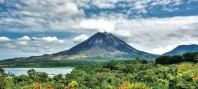
#> input picture arenal.jpg, 198 x 89 px
$ jupyter execute --allow-errors 'P4 (4).ipynb'
#> lines starting #> are read from the running program, lines starting #| are printed output that depends on the picture
---

## Universidad de Costa Rica
### Escuela de Ingeniería Eléctrica
#### IE0405 - Modelos Probabilísticos de Señales y Sistemas

Segundo semestre del 2020

---

* Estudiante: **Jeremy Caldwell Chacón**
* Carné: **B61330**
* Grupo: **1/2**

---
# `P4` - *Modulación digital IQ*

> La modulación digital es una de las aplicaciones directas del análisis de procesos estocásticos, presente en los sistemas digitales de comunicación. Este proyecto presenta una introdución a tópicos fundamentales de la ingeniería de comunicaciones para simular un sistema de transmisión de imágenes de baja resolución.

---
* Elaboración de nota teórica y demostración: **Jeaustin Sirias Chacón**, como parte de IE0499 - Proyecto Eléctrico: *Estudio y simulación de aplicaciones de la teoría de probabilidad en la ingeniería eléctrica*.
* Revisión: **Fabián Abarca Calderón**

<span id="Chapter1"></span>

## 1. - Una introducción a los sistemas de comunicaciones

Los sistemas de comunicación digitales están presentes en la vida diaria de personas alrededor de todo el globo terrestre (y fuera de él).

La ingeniería de comunicaciones es la rama de la ciencia y la tecnología que busca establecer sistemas de transmisión de información entre emisores y receptores separados espacial o temporalmente.

El modelo más generalizado de un sistema de comunicaciones incluye una fuente de información, un transmisor que codifica la información, un esquema de modulación que adapta la señal al medio, un canal de transmisión, un receptor que decodifica la información y un destino.

Un sistema de comunicaciones completo implica etapas altamente complejas y detalladas, tales como la multiplexación de múltiples usuarios, compresión de la información, así como corrección de datos erróneos. En esta actividad se estudiará solamente **los esquemas de modulación digital y el canal ruidoso**, que corresponde a dos de las etapas más relevantes.

### 1.1. - La modulación digital

Supóngase, por ejemplo, la tramisión inalámbrica de una imagen a largas distancias, ¿cómo es posible enviar sus pixeles (que se asumen como "algo digital") de un punto a otro, a través de un medio físico que es esencialmente "analógico"?

La *modulación* en ingeniería de comunicaciones consiste en depositar la información de una **señal moduladora** (fuente de información) en una **señal portadora** que, en general, está a una frecuencia mucho mayor. En el caso específico de la modulación *digital*, la fuente de información es, precisamente, *digital* (discreta en el tiempo y la amplitud).

La modulación sirve dos propósitos importantes:

* La señal portadora está "adaptada al medio" por el que se va a transmitir o a las tecnologías que se utilizan para ello. Por ejemplo: una señal de audio, en sus frecuencias originales, no puede ser transmitida eficientemente con antenas pequeñas y portables.
* Como la señal portadora puede modificarse a conveniencia, es posible crear esquemas de "acceso al medio" para múltiples usuarios. Por ejemplo: la modulación FM (*frequency modulation*) utiliza distintas franjas del espectro radioeléctrico para acomodar distintas emisiones ("radioemisoras").

La modulación digital presenta ventajas adicionales:

* Un esquema de modulación con técnicas de codificación apropiadas es capaz de reconstruir señales distorsionadas.
* El flujo de información (bits por unidad de tiempo) es adaptativo, según las condiciones del canal.

### 1.2. - La demodulación

Si una señal ha atravesado un canal físico y se encuentra en el receptor: *¿cómo pueden los bits ser reconstruidos nuevamente a partir de la señal modulada $s(t)$ que fue recibida?*, *¿qué ocurrirá si esta señal fue distorsionada por cierto ruido durante su travesía por el medio de transmisión?* Estas son preguntas claves para el diseño de sistema de comunicación.

Algunas de las técnicas de procesamiento de señales para extraer la información de la señal son:

* Demodulación por **detección de envolvente**
* Demodulación por **detección de energía**
* Demodulación por **mínima distancia euclidiana**
* Demodulación por **detección de lazo de seguimiento de fase**
* Demodulación por **detección de fuerza en recepción**

### 1.3. - Sobre canales ruidosos

* El ruido en un medio de transmisión generalmente obedece a variables físicas de comportamiento aleatorio. Por ejemplo: los fenómenos atmosféricos, las vibraciones, la interferencia entre señales y la temperatura.

En particular, los sistemas eléctricos y electrónicos son comúnmente afectados por el denominado **ruido aditivo blanco gaussiano** (AWGN, por las siglas en inglés de *Additive White Gaussian Noise*).

* Es **aditivo** porque la perturbación se "adhiere" a la señal viajera $s(t)$ al atravesar un determinado canal. De forma genérica, la señal resultante es la original más ruido, es decir, $\hat{s}(t) = s(t) + n(t)$.
* Es **blanco** porque tiene una [densidad espectral de potencia](https://es.wikipedia.org/wiki/Densidad_espectral) aproximadamente constante dentro del ancho de banda de interés (¿por qué entonces "blanco"?, podrían preguntarse ustedes)
* Es **gaussiano** porque la función de densidad probabilística (PDF) de la **amplitud** del ruido es precisamente una distribución normal, cuyas características han sido estudiadas anteriormente.

### 1.4 -  La relación señal-a-ruido *SNR*

La relación señal-a-ruido (SNR, por las siglas en inglés de *Signal-to-Noise Ratio*) es una medida de la proporción entre la potencia $P_s$ de una señal $s(t)$ y la potencia $P_n$ del ruido $n(t)$ que la corrompe. Su magnitud suele ser especificada en decibel (dB). Un **SNR** alto indica que la presencia de una señal es más fuerte que la presencia del ruido, mientras que un **SNR** bajo indica lo contrario. Por ejemplo: el audio de un disco de vinilo tiene un SNR de unos 60 dB mientras que un disco compacto tiene 90 dB.

Su relación se expresa de la siguiente manera:

$$
\mathrm{SNR}_{\mathrm{dB}} = 10\log(\mathrm{SNR}) = 10\log\left ( \frac{P_s}{P_n} \right )
$$

Dado lo anterior, 60 dB implica una señal un millón de veces más potente que el ruido, y 90 dB mil millones de veces más grande. Hay que notar en el caso del audio, sin embargo, que la percepción humana de la audición no es lineal, y por eso se prefiere una medida logarítmica como el dB.

### 1.5 - Tasa de error binario *BER*

La tasa de error de bit (BER, de las siglas del inglés *Bit Error Rate*) es una medida del error $p(\epsilon)$ que contiene un medio de transmisión no ideal (ruidoso). Según la definición estadística de la probabilidad, la probabilidad de ocurrencia de un suceso es la razón de los casos favorables entre los casos posibles:

$$
p(\epsilon) = \frac{\text{bits fallidos}}{\text{bit totales}}
$$

---
## 2. - Conceptos básicos del procesamiento de imágenes

### 2.1 - Los píxeles

Una imagen digital es un conjunto de pixeles (unidad mínima de color) en un plano. La sinergia de sus colores permite visualizar una imagen con sentido para el ojo humano.

### 2.2 - El modelo de colores RGB

El modelo RGB (por las siglas en inglés de *Red, Green, Blue*) es el esquema de colores digitales más tradicional. Es "aditivo" en el sentido de que los colores se forman por la combinación de los componentes R, G, y B. Algunos ejemplos son:

| Color             |                       Tripleta RGB                         |
|-----------------------|----------------------------------------------------------------|
| </img>                  |          `(255, 0, 0)`         |
| </img> |          `(0, 0, 255)`         |
| </img> |          `(0, 0, 255)`         |
| </img>                  |          `(0, 0, 0)`         |
| </img>                  |          `(0, 0, 128)`         |

A cada color se le denomina **canal**, de forma que un pixel RGB tiene tres canales. El modelo RGB es un esquema de colores discreto: cada canal tiene un rango de libertad entre 0 y 255, es decir, 256 tonos posibles por canal. La cantidad de memoria necesaria para almacenar un canal es de 8 bits, lo que significa que un pixel RGB tiene 8 $\times$ 3 = 24 bits. De aquí viene el comentario "*este televisor tiene 16 millones de colores, las imágenes se verán buenísimas*", donde, por la regla de la multiplicación:

$$
256 \times 256 \times 256 = 2^{24} = 16\>777\>216 \> \text{combinaciones de colores}
$$

### 2.3 - El formato de compresión de imágenes *JPG*

Las imágenes digitales con formato JPG poseen un modelo de colores **RGB** y se trata de un "formato con compresión", en el que la imagen ha sido sometida a un proceso de reducción de información redundante para "aligerar" su peso en memoria.

Por ejemplo, la imagen mostrada anteriormente es de 198 $\times$ 89 pixeles, lo que implicaría un tamaño total de 198 $\times$ 89 $\times$ 24 bit / 8 = 52,87 kB, sin embargo el tamaño de la compresión es de 8,58 kB. El nivel de compresión depende de cada imagen, pero alcanza típicamente la relación 10:1.

## 3. - Simulando un sistema de comunicaciones

Para utilizar los conocimientos adquiridos, se procederá a simular un **sistema de comunicaciones para la transmisión de imágenes de baja resolución**.

El objetivo es transmitir la siguiente imagen (o cualquiera de baja resolución de su elección):

Las condiciones iniciales para el sistema de comunicaciones serán las siguientes:

* Una onda portadora banda base con **frecuencia $f_s$ = 5 kHz.**
* Una frecuencia de muestreo de **20 muestras por período**.
* Una relación señal/ruido de **5 dB**.

### 3.1. - Funciones implementadas

A continuación se especificarán las funciones desarrolladas en la simulación del sistema (considerar que en telecomunicaciones se utiliza **Tx** para referirse a transmisión y **Rx** a recepción):

1. `fuente_info(imagen)`: Extrae en un `array` de NumPy los pixeles contenidos en la imagen.
* `rgb_a_bit(vector_pixel)`: Convierte los pixeles del 'array' de NumPy en una cadena `bits_Tx` continua de tamaño $(1 \times k)$, en donde $k$ es la cantidad total de bits de la imagen.
* `modulador(bits_Rx, FS, MPP)`: Convierte la señal de información (arreglo de `bits_Tx`) en una señal modulada bajo un esquema **BPSK**.
* `canal_ruidoso(senal_Tx, Pm, SNR)`: Simula un canala ruidoso con **AWGN** para `senal_Tx`.
* `demodulador(senal_Rx, carrier, MPP)`: Demodula a `senal_Rx` (señal recibida) y determina los bits recibidos usando el criterio de demodulación por detección de energía.
* `bits_a_rgb(bits_Rx, dims)`: Reconstruye los bits recibidos en `bits_Rx` en una imagen.

Las bibliotecas de Python de interés para este proyecto son:

```python
# Para manipular imágenes (Python Imaging Library)
from PIL import Image

# Para manipular 'arrays' de pixeles y bits, señales y operaciones
import numpy as np

# Para visualizar imágenes y señales
import matplotlib.pyplot as plt

# Para medir el tiempo de simulación
import time
```

#### 3.1.1 - Extracción de los pixeles de una imagen (fuente de información)

[cell 1]
from PIL import Image
import numpy as np

def fuente_info(imagen):
    '''Una función que simula una fuente de
    información al importar una imagen y
    retornar un vector de NumPy con las
    dimensiones de la imagen, incluidos los
    canales RGB: alto x largo x 3 canales

    :param imagen: Una imagen en formato JPG
    :return: un vector de pixeles
    '''
#> called with imagen = 'arenal.jpg'
    img = Image.open(imagen)
#> img is the input picture: PIL image 198x89 RGB; mean R, G, B 129.7, 152.6, 147.8

    return np.array(img)

Es relevante considerar la forma de la salida de la función anterior.

```python
>>> pixeles = fuente_info('imagen.jpg')
>>> print('Dimensiones: ', pixeles.shape, '\n')
>>> print(pixeles)

Dimensiones: (300, 300, 3)

[[[132 123 118]
  [133 124 119]
  [136 127 122]
  ...
  [  8   2   2]
  [ 10   1   4]
  [ 10   1   2]]

 [[143 134 129]
  [145 136 131]
  [144 135 130]
  ...
  [ 13   3   1]
  [ 15   5   3]
  [ 15   7   5]]]
```

* Las dimensiones de la imagen elegida son (300, 300, 3); esto es su resolución: $300\> \text{px} \times 300\> \text{px}$.
* La tercera entrada del vector de dimensiones se refiere a las tres "capas" o canales R, G y B que componen aditivamente cada uno de los pixeles de esta imagen.
* En este caso específico hay $300 \times 300 = 90~000$ pixeles por canal.
* ¿Puede estimarse cuántos bits tiene la imagen? Puesto que un solo canal tiene 8 bits de profundidad (256 niveles) por pixel, entonces la imagen en transmisión tiene, *antes de la compresión*:

$$
90~000 \times 8 \times 3 = 2~160~000 \text{ bit}
$$

#### 3.1.2. - Codificación de pixeles a una base binaria (bits)

[cell 2]
import numpy as np

def rgb_a_bit(imagen):
    '''Convierte los pixeles de base
    decimal (de 0 a 255) a binaria
    (de 00000000 a 11111111).

    :param imagen: array de una imagen
    :return: Un vector de (1 x k) bits 'int'
    '''
    # Obtener las dimensiones de la imagen
    x, y, z = imagen.shape

    # Número total de pixeles
    n_pixeles = x * y * z

    # Convertir la imagen a un vector unidimensional de n_pixeles
    pixeles = np.reshape(imagen, n_pixeles)

    # Convertir los canales a base 2
    bits = [format(pixel,'08b') for pixel in pixeles]
    bits_Rx = np.array(list(''.join(bits)))

    return bits_Rx.astype(int)

#### 3.1.3. - Esquema de modulación BPSK

El esquema de modulación o "codificación" por desplazamiento de fase o [PSK](https://es.wikipedia.org/wiki/Modulaci%C3%B3n_por_desplazamiento_de_fase) (de *phase shift keying*) consiste, como lo sugiere su nombre, en **variar la fase** de la onda portadora $c(t)$ a partir grupos de bits codificados en símbolos discretos. El caso **BPSK** hace referencia a la modulación bi-fase, con dos símbolos disponibles. En general hay $M = 2^k$ símbolos, con $k$ la cantidad de bits para representarlos. Por tanto, con BPSK y despejando para $k$ con $M = 2$:

$$
\log_2(2) = 1 \> \text{bit/símbolo}
$$

Puede haber un `0` o un `1` por cada símbolo. Puesto que el esquema se basa en el desplazamiento de fase entonces es conveniente asignar valores angulares de fase en radianes, por ejemplo, 0 y $\pi$:

$$
s(t) = A_c \cdot \sin(2\pi f_c t - \theta_c), \> \text{con} \> \theta_c \in \{0, \pi\}
$$

Por la identidad trigonométrica $\sin(\alpha - \pi) = \sin(-\alpha) = -\sin(\alpha)$, implícitamente $s(t)$ puede manipular su desplazamiento de fase desde la óptica de la amplitud $A_c$:

$$
A_c=
\begin{cases}
             1, &   \text{si } \theta_c = 0 \\
             -1, &  \text{si } \theta_c = \pi \\
\end{cases}
$$

A través de este "artificio" la modulación **BPSK** (y solo BPSK) pasa de ser un asunto de fases a un tema de amplitud. Esto simplifica en gran medida la programación del esquema, puesto que si el bit entrante es cero, entonces la fase de la portadora se invierte con solo tomar $A_c = -1$. En el caso contrario (si el bit entrante es un uno), entonces $A_c = 1$ y ya no es necesario lidiar con las fases en términos del ángulo $\theta_c$. A continuación se muestra una implementación de esta modulación.

[cell 3]
import numpy as np

def modulador(bits, fc, mpp):
    '''Un método que simula el esquema de
    modulación digital BPSK.

    :param bits: Vector unidimensional de bits
    :param fc: Frecuencia de la portadora en Hz
    :param mpp: Cantidad de muestras por periodo de onda portadora
    :return: Un vector con la señal modulada
    :return: Un valor con la potencia promedio [W]
    :return: La onda portadora c(t)
    :return: La onda cuadrada moduladora (información)
    '''
    # 1. Parámetros de la 'señal' de información (bits)
    N = len(bits) # Cantidad de bits

    # 2. Construyendo un periodo de la señal portadora c(t)
    Tc = 1 / fc  # periodo [s]
    t_periodo = np.linspace(0, Tc, mpp)
    portadora = np.sin(2*np.pi*fc*t_periodo)

    # 3. Inicializar la señal modulada s(t)
    t_simulacion = np.linspace(0, N*Tc, N*mpp)
    senal_Tx = np.zeros(t_simulacion.shape)
    moduladora = np.zeros(t_simulacion.shape)  # señal de información

    # 4. Asignar las formas de onda según los bits (BPSK)
    for i, bit in enumerate(bits):
        if bit == 1:
            senal_Tx[i*mpp : (i+1)*mpp] = portadora
            moduladora[i*mpp : (i+1)*mpp] = 1
        else:
            senal_Tx[i*mpp : (i+1)*mpp] = portadora * -1
            moduladora[i*mpp : (i+1)*mpp] = 0

    # 5. Calcular la potencia promedio de la señal modulada
    Pm = (1 / (N*Tc)) * np.trapz(pow(senal_Tx, 2), t_simulacion)

    return senal_Tx, Pm, portadora, moduladora

#### 3.1.4. - Construcción de un canal con ruido AWGN

[cell 4]
import numpy as np

def canal_ruidoso(senal_Tx, Pm, SNR):
    '''Un bloque que simula un medio de trans-
    misión no ideal (ruidoso) empleando ruido
    AWGN. Pide por parámetro un vector con la
    señal provieniente de un modulador y un
    valor en decibelios para la relación señal
    a ruido.

    :param senal_Tx: El vector del modulador
    :param Pm: Potencia de la señal modulada
    :param SNR: Relación señal-a-ruido en dB
    :return: La señal modulada al dejar el canal
    '''
    # Potencia del ruido generado por el canal
    Pn = Pm / pow(10, SNR/10)

    # Generando ruido auditivo blanco gaussiano
    ruido = np.random.normal(0, np.sqrt(Pn), senal_Tx.shape)

    # Señal distorsionada por el canal ruidoso
    senal_Rx = senal_Tx + ruido

    return senal_Rx

#### 3.1.5. - Esquema de demodulación

[cell 5]
import numpy as np

def demodulador(senal_Rx, portadora, mpp):
    '''Un método que simula un bloque demodulador
    de señales, bajo un esquema BPSK. El criterio
    de demodulación se basa en decodificación por
    detección de energía.

    :param senal_Rx: La señal recibida del canal
    :param portadora: La onda portadora c(t)
    :param mpp: Número de muestras por periodo
    :return: Los bits de la señal demodulada
    '''
    # Cantidad de muestras en senal_Rx
    M = len(senal_Rx)

    # Cantidad de bits en transmisión
    N = int(M / mpp)

    # Vector para bits obtenidos por la demodulación
    bits_Rx = np.zeros(N)

    # Vector para la señal demodulada
    senal_demodulada = np.zeros(M)

    # Energía de un período de la portadora
    Es = np.sum(portadora**2)

    # Demodulación
    for i in range(N):
        # Producto interno de dos funciones
        producto = senal_Rx[i*mpp : (i+1)*mpp] * portadora
        senal_demodulada[i*mpp : (i+1)*mpp] = producto
        Ep = np.sum(producto)

        # Criterio de decisión por detección de energía
        if Ep > Es*0.8:
            bits_Rx[i] = 1
        else:
            bits_Rx[i] = 0

    return bits_Rx.astype(int), senal_demodulada

#### 3.1.6. - Reconstrucción de la imagen

[cell 6]
import numpy as np

def bits_a_rgb(bits_Rx, dimensiones):
    '''Un blque que decodifica el los bits
    recuperados en el proceso de demodulación

    :param: Un vector de bits 1 x k
    :param dimensiones: Tupla con dimensiones de la img.
    :return: Un array con los pixeles reconstruidos
    '''
    # Cantidad de bits
    N = len(bits_Rx)

    # Se reconstruyen los canales RGB
    bits = np.split(bits_Rx, N / 8)

    # Se decofican los canales:
    canales = [int(''.join(map(str, canal)), 2) for canal in bits]
    pixeles = np.reshape(canales, dimensiones)

    return pixeles.astype(np.uint8)

### 3.2. - Simulación del sistema de comunicaciones con modulación BPSK

**Nota**: esta simulación tarda un poco.

[cell 7]
import numpy as np
import matplotlib.pyplot as plt
import time

# Parámetros
fc = 5000  # frecuencia de la portadora
mpp = 20   # muestras por periodo de la portadora
SNR = 5    # relación señal-a-ruido del canal

# Iniciar medición del tiempo de simulación
inicio = time.time()

# 1. Importar y convertir la imagen a trasmitir
imagen_Tx = fuente_info('arenal.jpg')
dimensiones = imagen_Tx.shape

# 2. Codificar los pixeles de la imagen
bits_Tx = rgb_a_bit(imagen_Tx)
#> in rgb_a_bit, `bits = [format(pixel,'08b') for pixel in pixeles]`: bits = 52866 items

# 3. Modular la cadena de bits usando el esquema BPSK
senal_Tx, Pm, portadora, moduladora = modulador(bits_Tx, fc, mpp)
#> in modulador, `N = len(bits)`: N = 422928
#> the loop in modulador, `for i, bit in enumerate(bits):` made 422928 passes
#> bit on passes 1 to 3: 1, 0, 1
#> in modulador, `Pm = (1 / (N*Tc)) * np.trapz(pow(senal_Tx, 2), t_simulacion)`: Pm = 0.475
#> Pm = 0.475; portadora = 20 values, max 0.997 at index 5, min -0.997 at index 14, mean -1.22e-17

# 4. Se transmite la señal modulada, por un canal ruidoso
senal_Rx = canal_ruidoso(senal_Tx, Pm, SNR)
#> in canal_ruidoso, `Pn = Pm / pow(10, SNR/10)`: Pn = 0.15

# 5. Se desmodula la señal recibida del canal
bits_Rx, senal_demodulada = demodulador(senal_Rx, portadora, mpp)
#> in demodulador, `M = len(senal_Rx)`: M = 8458560
#> in demodulador, `N = int(M / mpp)`: N = 422928
#> in demodulador, `Es = np.sum(portadora**2)`: Es = 9.5
#> the loop in demodulador, `for i in range(N):` made 422928 passes
#> Ep on passes 1 to 3: 9.83, -8.51, 9.04

# 6. Se visualiza la imagen recibida
imagen_Rx = bits_a_rgb(bits_Rx, dimensiones)
#> in bits_a_rgb, `N = len(bits_Rx)`: N = 422928
#> in bits_a_rgb, `bits = np.split(bits_Rx, N / 8)`: bits = 52866 items
#> in bits_a_rgb, `pixeles = np.reshape(canales, dimensiones)`:
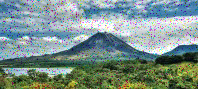
#> pixeles: shape (89, 198, 3) int64; mean of channels 0, 1, 2 122.2, 144.3, 139.6; drawn as R, G, B
Fig = plt.figure(figsize=(10,6))

# Cálculo del tiempo de simulación
print('Duración de la simulación: ', time.time() - inicio)

# 7. Calcular número de errores
errores = sum(abs(bits_Tx - bits_Rx))
#> errores = 12466
BER = errores/len(bits_Tx)
#> BER = 0.0295
print('{} errores, para un BER de {:0.4f}.'.format(errores, BER))
#| 12466 errores, para un BER de 0.0295.

# Mostrar imagen transmitida
ax = Fig.add_subplot(1, 2, 1)
imgplot = plt.imshow(imagen_Tx)
ax.set_title('Transmitido')

# Mostrar imagen recuperada
ax = Fig.add_subplot(1, 2, 2)
imgplot = plt.imshow(imagen_Rx)
ax.set_title('Recuperado')
Fig.tight_layout()

plt.imshow(imagen_Rx)
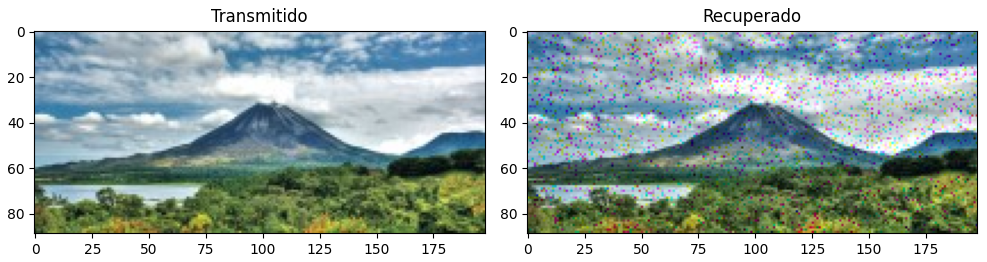
#> figure drawn by matplotlib, 2 panels

[cell 8]
import matplotlib.pyplot as plt

# Visualizar el cambio entre las señales
fig, (ax1, ax2, ax3, ax4) = plt.subplots(nrows=4, sharex=True, figsize=(14, 7))

# La onda cuadrada moduladora (bits de entrada)
ax1.plot(moduladora[0:600], color='r', lw=2)
ax1.set_ylabel('$b(t)$')

# La señal modulada por BPSK
ax2.plot(senal_Tx[0:600], color='g', lw=2)
ax2.set_ylabel('$s(t)$')

# La señal modulada al dejar el canal
ax3.plot(senal_Rx[0:600], color='b', lw=2)
ax3.set_ylabel('$s(t) + n(t)$')

# La señal demodulada
ax4.plot(senal_demodulada[0:600], color='m', lw=2)
ax4.set_ylabel('$b^{\prime}(t)$')
ax4.set_xlabel('$t$ / milisegundos')
fig.tight_layout()
plt.show()
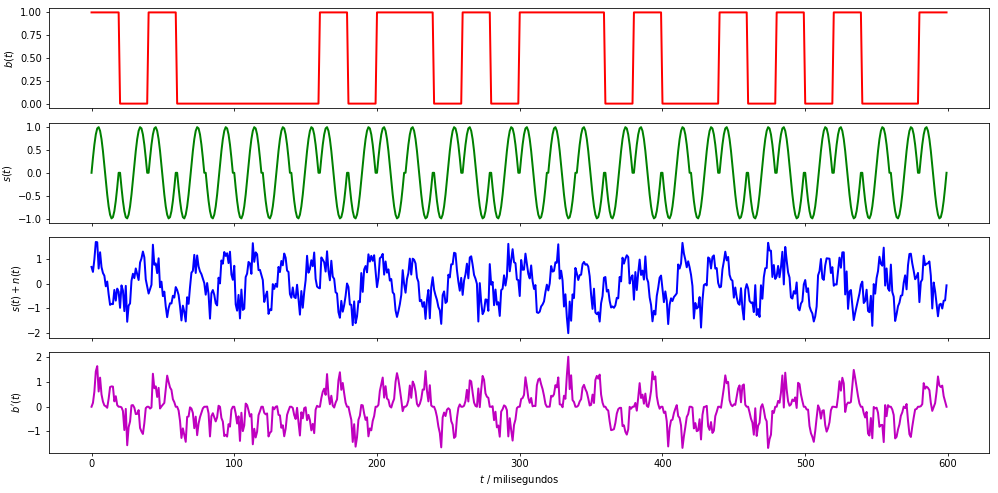
#> figure drawn by matplotlib, 4 panels; panel 4: curve peaks at x = 334, y = 2.02
#> (the rest of the program and of its run is left out)
